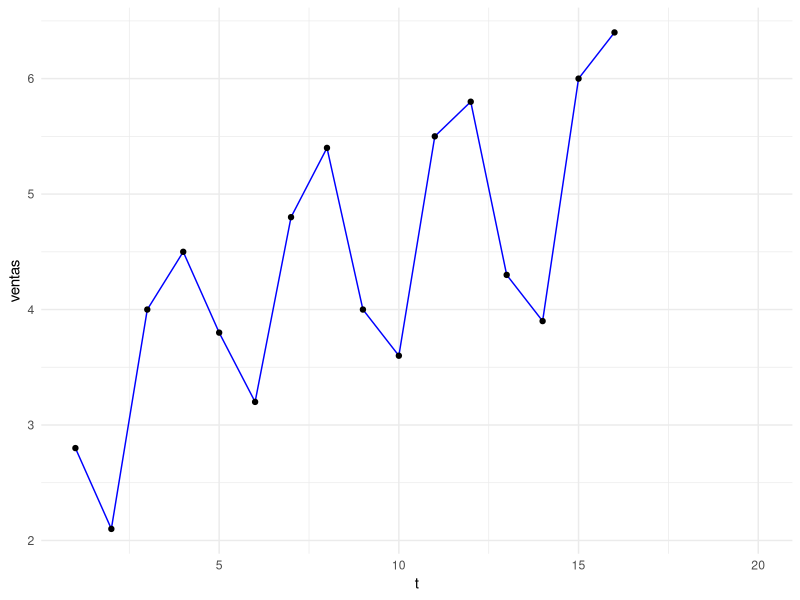

The R source for this figure: (Note: this script raises an error after producing the figure.)
## ---- chunk 1
library(dplyr)
library(ggplot2)
## ---- chunk 2
x<-seq(1:20)
y<-c(2.8, 2.1, 4, 4.5, 3.8, 3.2, 4.8, 5.4, 4, 3.6, 5.5, 5.8, 4.3, 3.9, 6, 6.4, NA, NA, NA, NA)
datos<-data.frame(t=x, ventas=y)
datos
## ---- chunk 3
datos %>%
  ggplot(aes(x=t, y=ventas))+
  geom_line(col="blue")+
  geom_point(aes(x=t, y=ventas))+
  theme_minimal()
## ---- chunk 4
datos<-data.frame(datos, Tendencia=MM)
datos
## ---- chunk 5
arr<-datos[,2]
MM<-rep(NA, length(arr))
CE<-rep(NA, length(arr))
Y.est<-rep(NA, length(arr))

k<-4
indice<-k-1
for(i in c(1:length(arr))){
  if(i <= (length(arr) - (k+1))){
  bloque<-mean(arr[seq(i, i +(k+1))])
  MM[indice]<-bloque
  CE[indice]<-arr[indice]/bloque
  indice<-indice+1
  }
}
datos<-data.frame(datos, CE=CE)
datos
## ---- chunk 6
datos %>%
   ggplot(aes(x=t, y=ventas))+
  geom_line(col="blue")+
  geom_point(aes(x=t, y=ventas))+
  geom_line(aes(x=t, y=Tendencia), col="red")+
  geom_point(aes(x=t, y=Tendencia), col="red")+
  theme_minimal()
## ---- chunk 7
varY<-c()
for(i in c(1:k)){
  varX<-seq(i, length(arr), by=k)
  varY<-c(varY, mean(datos[varX, 4], na.rm= TRUE))
}
varY <- rep(varY, k+1)
datos <- data.frame(datos, St=varY)
datos

## ---- chunk 8

datos %>%
  ggplot(aes(x=t, y=St))+
  geom_line(col="purple")+
  geom_point(col="black")+
  theme_minimal()
## ---- chunk 9
datos<-data.frame(datos, Irr=(datos[, 2]/datos[,5]))
datos
## ---- chunk 10
modelo<-lm(formula = Irr ~ t, data=datos)
summary(modelo)
## ---- chunk 11
preds <- predict(object = modelo, newdata = datos)
preds
## ---- chunk 12
datos<-data.frame(datos, Ftrend=preds)
datos
## ---- chunk 13
datos<-data.frame(datos, PrediccionFinal=datos[,7]*datos[,5])
## ---- chunk 14
datos
## ---- chunk 15
datos %>%
   ggplot(aes(x=t, y=ventas))+
  geom_line(col="blue")+
  geom_point(aes(x=t, y=ventas))+
  geom_line(aes(x=t, y=PrediccionFinal), col="red")+
  geom_point(aes(x=t, y=PrediccionFinal), col="green")+
  theme_minimal()
